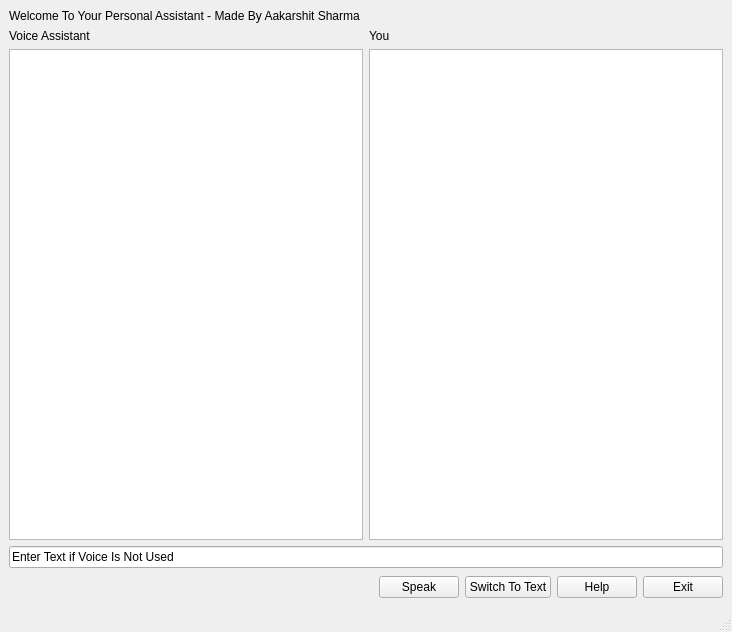
<?xml version="1.0" encoding="UTF-8"?>
<ui version="4.0">
 <class>MainWindow</class>
 <widget class="QMainWindow" name="MainWindow">
  <property name="geometry">
   <rect>
    <x>0</x>
    <y>0</y>
    <width>732</width>
    <height>632</height>
   </rect>
  </property>
  <property name="windowTitle">
   <string>MainWindow</string>
  </property>
  <widget class="QWidget" name="centralwidget">
   <layout class="QGridLayout" name="gridLayout">
    <item row="0" column="0">
     <widget class="QLabel" name="Status">
      <property name="text">
       <string>Welcome To Your Personal Assistant - Made By Aakarshit Sharma</string>
      </property>
     </widget>
    </item>
    <item row="1" column="0">
     <layout class="QGridLayout" name="layoutHistory">
      <item row="0" column="1">
       <widget class="QLabel" name="labelAssistant">
        <property name="text">
         <string>Voice Assistant</string>
        </property>
       </widget>
      </item>
      <item row="1" column="2">
       <widget class="QTextBrowser" name="historyYou"/>
      </item>
      <item row="0" column="2">
       <widget class="QLabel" name="labelYou">
        <property name="text">
         <string>You</string>
        </property>
       </widget>
      </item>
      <item row="1" column="1">
       <widget class="QTextBrowser" name="historyAssistant"/>
      </item>
     </layout>
    </item>
    <item row="2" column="0">
     <widget class="QLineEdit" name="textInput">
      <property name="text">
       <string>Enter Text if Voice Is Not Used</string>
      </property>
     </widget>
    </item>
    <item row="3" column="0">
     <layout class="QGridLayout" name="gridLayout_5">
      <item row="0" column="0">
       <spacer name="horizontalSpacer">
        <property name="orientation">
         <enum>Qt::Horizontal</enum>
        </property>
        <property name="sizeHint" stdset="0">
         <size>
          <width>390</width>
          <height>27</height>
         </size>
        </property>
       </spacer>
      </item>
      <item row="0" column="1">
       <widget class="QPushButton" name="pushSpeak">
        <property name="text">
         <string>Speak</string>
        </property>
       </widget>
      </item>
      <item row="0" column="4">
       <widget class="QPushButton" name="pushExit">
        <property name="text">
         <string>Exit</string>
        </property>
       </widget>
      </item>
      <item row="0" column="2">
       <widget class="QPushButton" name="pushSwitch">
        <property name="text">
         <string>Switch To Text</string>
        </property>
       </widget>
      </item>
      <item row="0" column="3">
       <widget class="QPushButton" name="pushHelp">
        <property name="text">
         <string>Help</string>
        </property>
       </widget>
      </item>
     </layout>
    </item>
   </layout>
  </widget>
  <widget class="QStatusBar" name="statusbar"/>
 </widget>
 <resources/>
 <connections/>
</ui>
